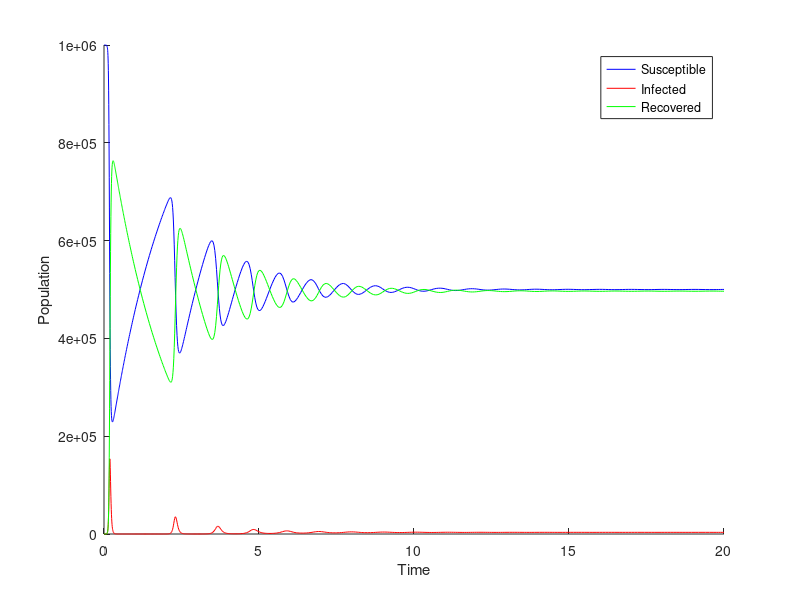

Here is the MATLAB script that generated this plot:
clc;
clear all;
close all;

% infection rate is 0.4 per day
beta = 0.4 * 365; % per year
% recovery rate is 0.2 per day
gamma = 0.2 * 365;
% immunity means how long a person can stay in the recovery compartment before becoming susceptible
% avg. duration of immunity is 10 years
% thus in a year it's 1/10
% rate by which the people move from R to S is sigma
sigma = 1 / 10;

% changing sigma to reflect fast waning of immunity
sigma = 1 / 2;

N = 1e6;
I = 1;
S = N - I;
R = N - (I + S);
y0 = [S I R];
tspan = [0 200];
% fast waning tspan
tspan = [0 20];
% S I R
% 1 2 3
dydt = @(t, y) [-beta*y(2)/N*y(1) + sigma*y(3), beta*y(2)/N*y(1) - gamma * y(2), gamma * y(2) - sigma*y(3)]';
[t, y] = ode45(dydt, tspan, y0);

hold on;
plot(t, y(:, 1), 'b');
plot(t, y(:, 2), 'r');
plot(t, y(:, 3), 'g');
xlabel('Time');
ylabel('Population');
legend('Susceptible', 'Infected', 'Recovered');
